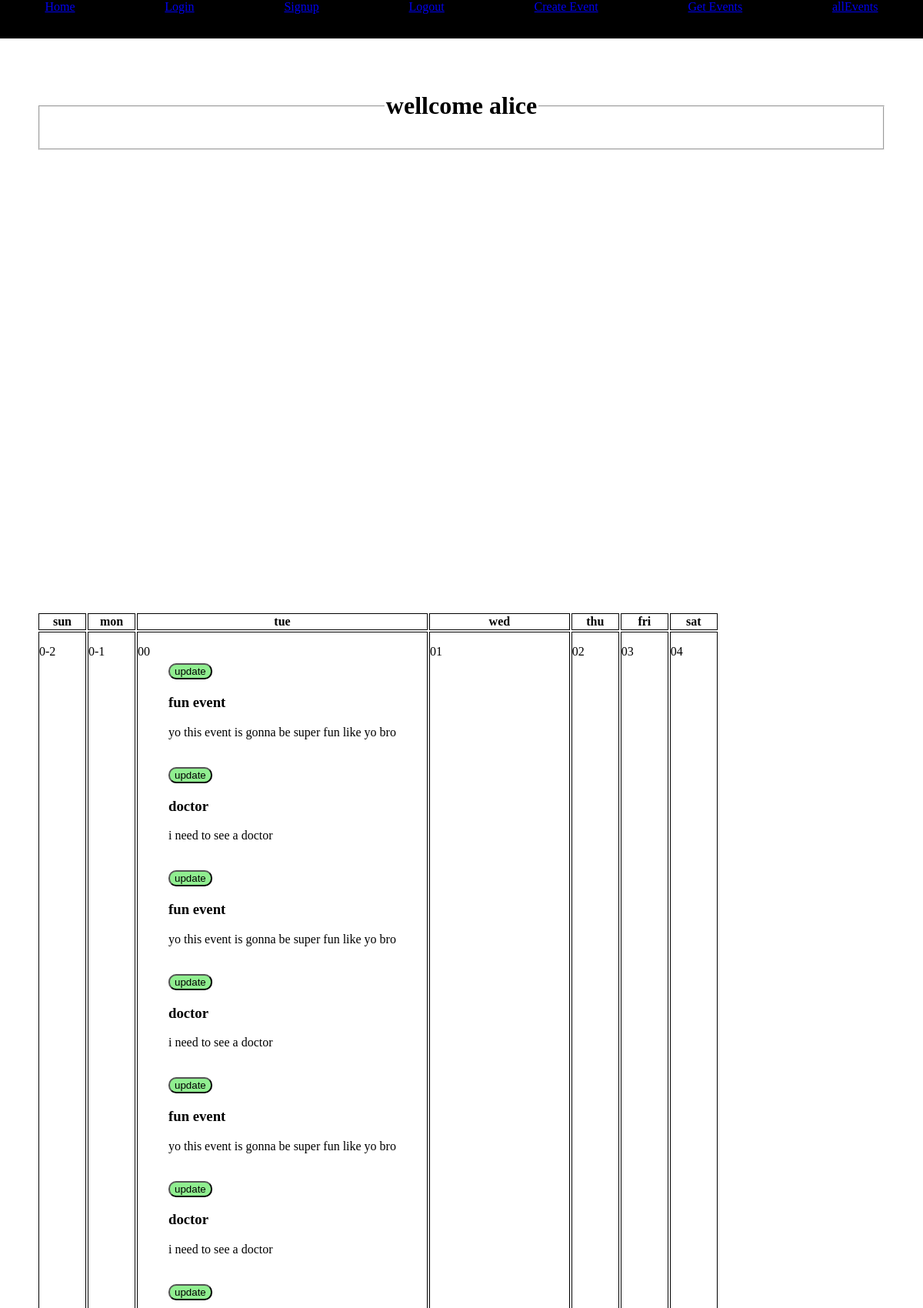
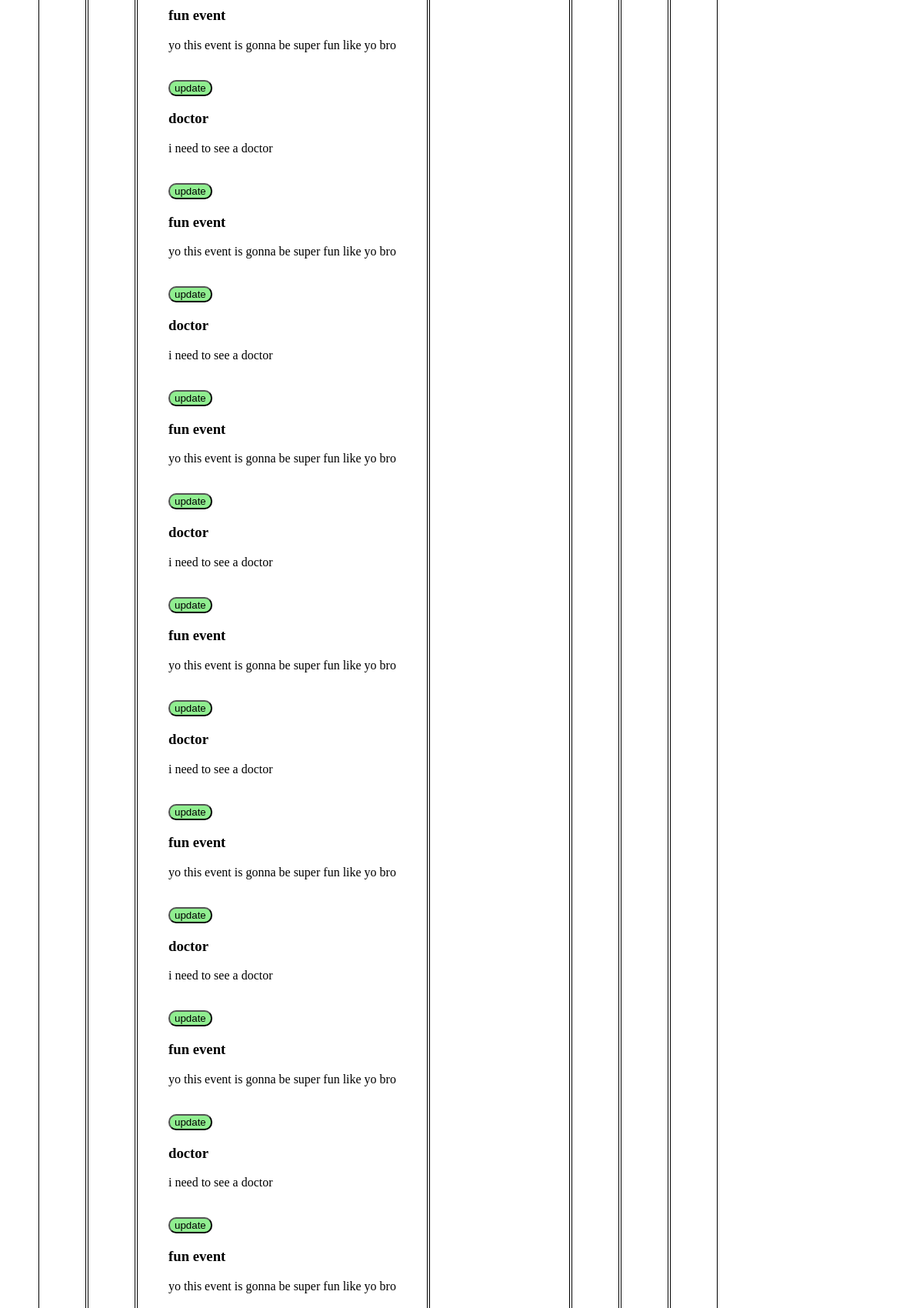
Page /allEvents (signed in, upper part) on the committed database (2 pictures, top to bottom).
### tables this page shows
CREATE TABLE events (id integer primary key, name text, description text, date text, user_id integer, foreign key (user_id) references users(id));

### main.py (the view)
@app.route('/allEvents')
def index():
    userId = session.get('userId')
    if not userId:
        return redirect('/login')
    events = get_events_by_userId(userId)
    if not events:
        return send_message("you have no events")
    calendar = deepcopy(daysTool)
    for event in events:
        print(f"{event = }")
        day = event[2][-2:]
        if day not in calendar:
            calendar[day] = []
        calendar[day].append(event)
    print(f"{calendar = }")
    return render_template("index.html", calendar=calendar, sortedCalendarDates=sortedCalendarDates, name=session.get('username'))

### databaseInteraction.py (called while the page is built)
def get_events_by_userId(userId):
    conn = connect("database.db")
    """Retrieve events from the database using a username."""
    cursor = conn.execute("SELECT name, description, date, id FROM events WHERE user_id = ?", (userId,))
    events = cursor.fetchall()
    return events

### templates/index.html (shortened to what this page needs)
{% extends 'base.html' %}
{% block content %}
<header>
    <fieldset>
        <legend>
            <h1>wellcome {{name}}</h1>
        </legend>
    </fieldset>
</header>
<table>
    <tr>
        <th>sun</th><th>mon</th><th>tue</th><th>wed</th><th>thu</th><th>fri</th><th>sat</th>
    </tr>
{% for week in sortedCalendarDates %}
    <tr>
        {% for day in week %}
        <td>
            <p class="date">{{ day }}</p>
            {% for event in calendar[day] %}
            <div class="event">
                <button onclick="showUpdateEventForm({{ event[3] }})">update</button>
                <h3>{{ event[0] }}</h3>
                <p>{{ event[1] }}</p>
            </div>
            {% endfor %}
        </td>
        <br>
        {% endfor %}
    </tr>
{% endfor %}
</table>
{% endblock %}

### templates/base.html (style rules this page uses)
body { margin: 0%; }
td, th { border: 1px solid black; }

### templates/index.html (style rules this page uses)
:root { --indent-amount: 4%; }
header { margin: var(--indent-amount); }
table { margin:var(--indent-amount); }
td { position: relative; padding: 30px; }
.date { position: absolute; top: 0%; left: 0%; }
.event { padding: 10px; }
button { background-color: lightgreen; }
input, button { border-radius: 10px; }
header { text-align: center; }

### rows in the picture
events: name "fun event", description "yo this event is gonna be super fun like yo bro"
events: name "doctor", description "i need to see a doctor"
events: name "fun event", description "yo this event is gonna be super fun like yo bro"
events: name "doctor", description "i need to see a doctor"
events: name "fun event", description "yo this event is gonna be super fun like yo bro"
events: name "doctor", description "i need to see a doctor"
events: name "fun event", description "yo this event is gonna be super fun like yo bro"
events: name "doctor", description "i need to see a doctor"
events: name "fun event", description "yo this event is gonna be super fun like yo bro"
events: name "doctor", description "i need to see a doctor"
events: name "fun event", description "yo this event is gonna be super fun like yo bro"
events: name "doctor", description "i need to see a doctor"
events: name "fun event", description "yo this event is gonna be super fun like yo bro"
events: name "doctor", description "i need to see a doctor"
events: name "fun event", description "yo this event is gonna be super fun like yo bro"
events: name "doctor", description "i need to see a doctor"
events: name "fun event", description "yo this event is gonna be super fun like yo bro"
events: name "doctor", description "i need to see a doctor"
events: name "fun event", description "yo this event is gonna be super fun like yo bro"

### other values in the picture
{{ name }} "alice"
{{ day }} "0-2" "0-1" "00" "01" "02" "03" "04"
